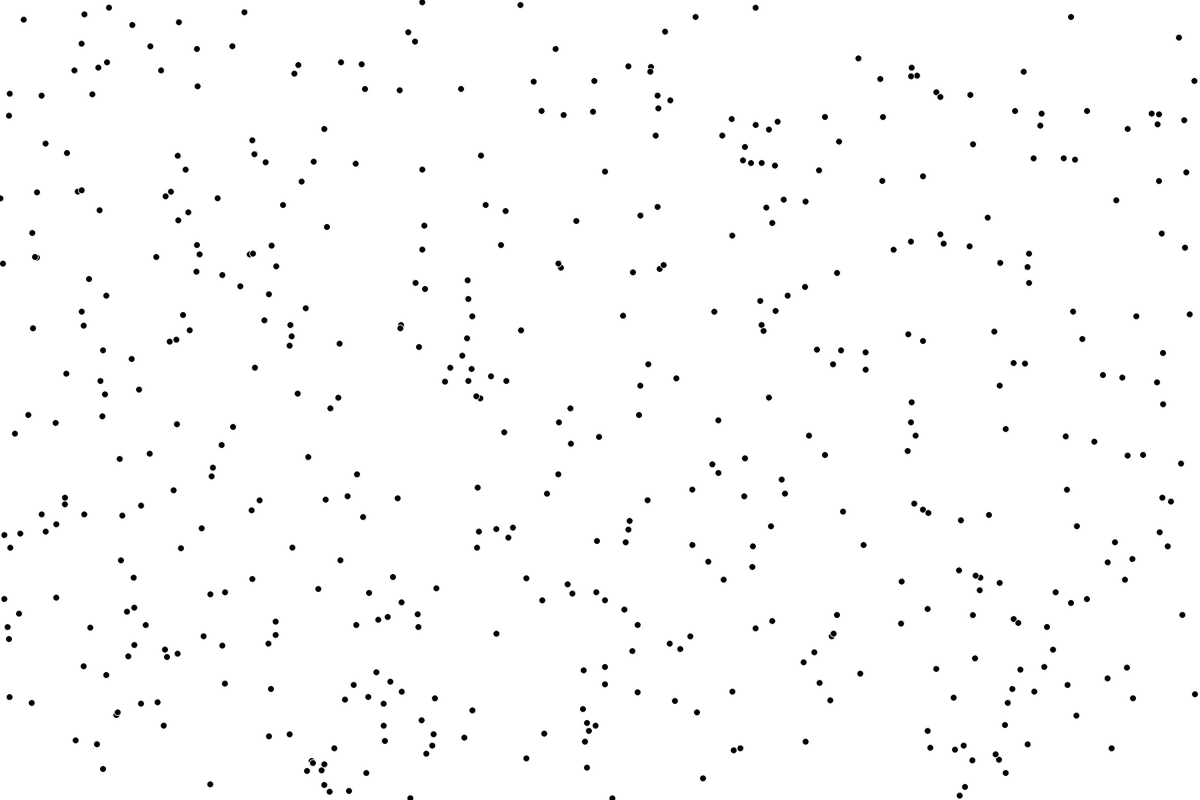
Frame 1 (no input)
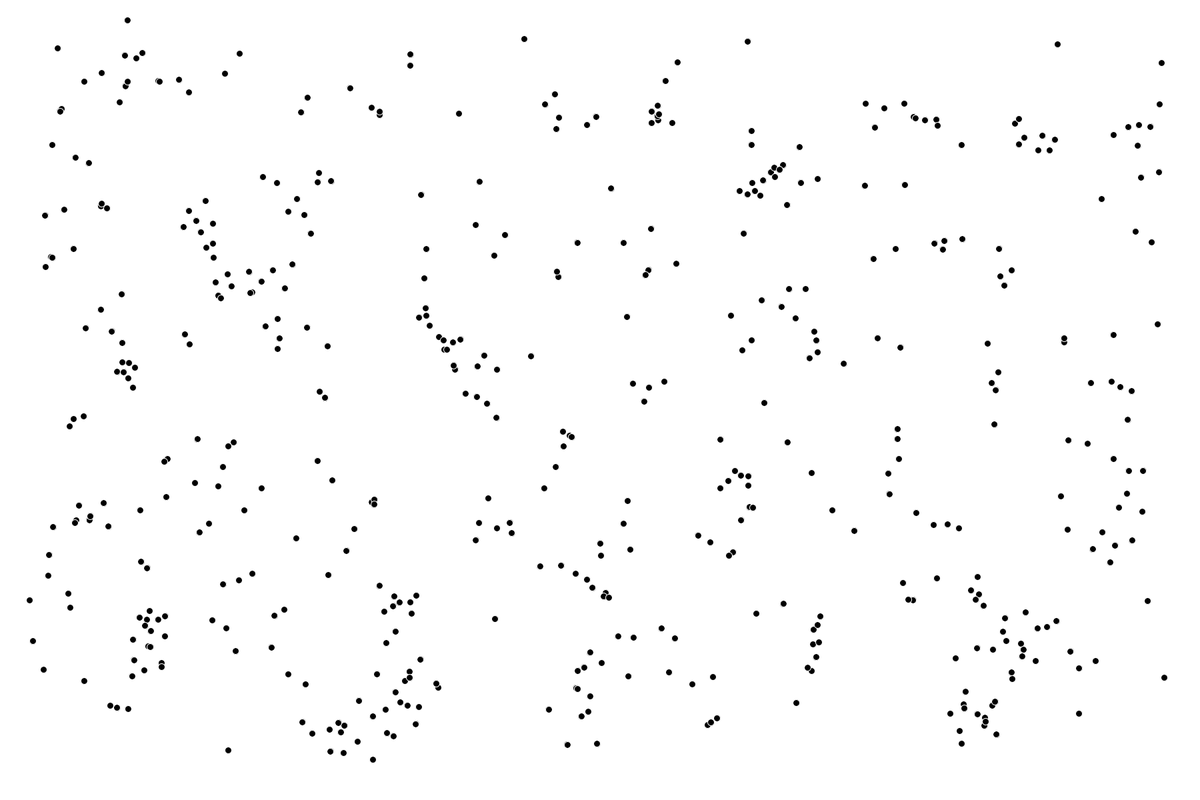
Frame 60 (the mouse pressed at the canvas centre just before this capture)
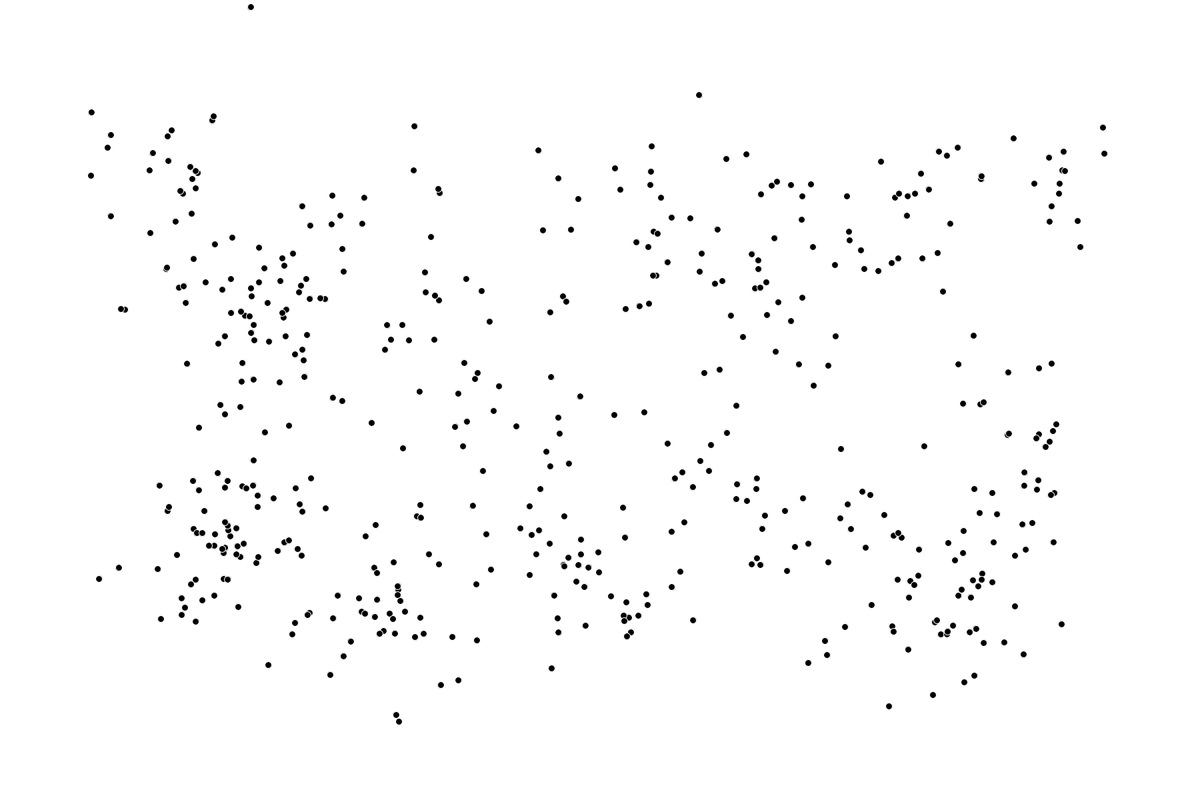
Frame 120 (the mouse held since frame 60 and released just before this capture)

The Processing sketch that drew these frames (run headless with seeded random() and noise(); from frame 60 on, the mouse is pressed at the canvas centre):

// Processing sketch: n_body_problem
// ── n_body_problem.pde
planet[] p = new planet[500]; //100 is good

void setup() {
  size(1800,1200);
  for (int i = 0; i < p.length; i++) {
    p[i] = new planet(random(10,40),random(width),random(height),random(-0,0),random(-0,0));
  }
}

void draw() {
  background(255);
  for (int i = 0; i < p.length; i++) {
    for (int j = 0; j < p.length; j++) {
      if (i != j) {
        PVector force = p[j].attract(p[i]);
        p[j].apply(force);
      }
    }
    p[i].update();
    p[i].display();
    // IDEA spawn in an extremely heavy object.
  }
}

// ── planet.pde
class planet {
  PVector position;
  PVector velocity;
  PVector acceleration;
  float mass;
  float g;
  
  planet(float m, float x, float y, float xs, float ys) {
    mass = m;
    g = 1; //the lower the better (for clumping)
    position = new PVector(x,y);
    velocity = new PVector(xs,ys);
    acceleration = new PVector(0,0); 
  }
  
  void update() {
    position.add(velocity);
    velocity.add(acceleration);
    acceleration.mult(0);
  }
  
  void display() {
    stroke(255);
    fill(0);
    ellipse(position.x,position.y,10,10);
  }
  
  
  PVector attract(planet p) {
    PVector force = PVector.sub(p.position,position);
    float d = force.mag();
    if (d <= 10) {
      force.mult(0);
    }
    
    force.normalize();
    float strength = (g*mass*p.mass)/(d*d);
    
    force.mult(strength);
    return force;
    
    
  }
  
  void apply(PVector force) {
    PVector f = PVector.div(force,mass);
    acceleration.add(f);
  }
  
  
  void tp() {
    if (position.x > width) {
      velocity.x = velocity.x*(-1);
    }
    if (position.x < 0) {
      velocity.x = velocity.x*(-1);
    }
    
    if (position.y < 0) {
      velocity.y = velocity.y*(-1);
    }
    if (position.y > height){
      velocity.y = velocity.y*(-1);
    }
      
  }

}
  
  
